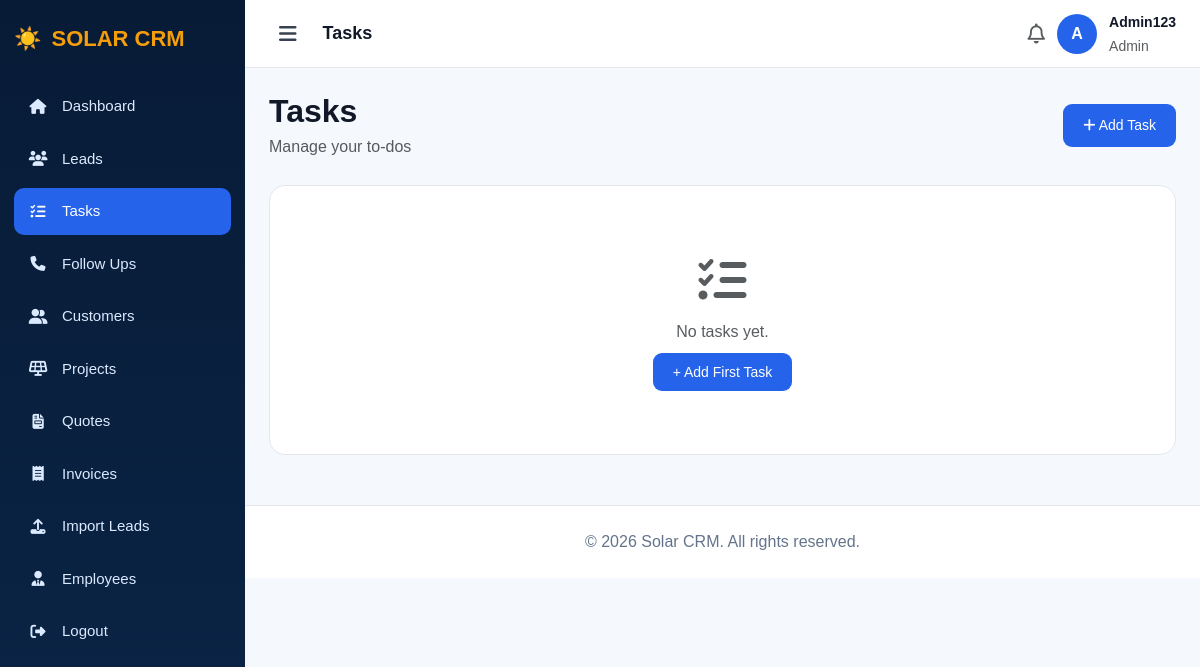
Before: /tasks/ (signed in) with the older database file.
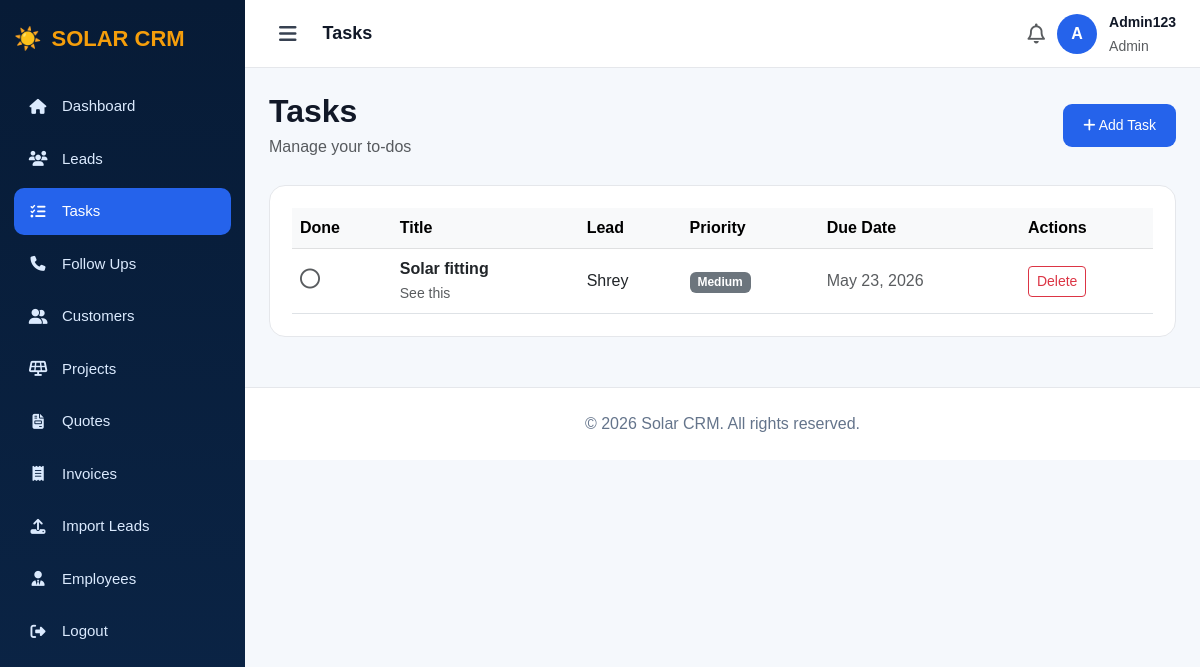
After: the same page with the newer database file.
### app/models.py (models this page shows, shortened)
class Task(models.Model):
    PRIORITY_CHOICES = [
        ('Low', 'Low'),
        ('Medium', 'Medium'),
        ('High', 'High'),
    ]
    title = models.CharField(max_length=200)
    description = models.TextField(blank=True, null=True)
    assigned_to = models.ForeignKey(User, on_delete=models.SET_NULL, null=True, blank=True)
    lead = models.ForeignKey(Lead, on_delete=models.SET_NULL, null=True, blank=True)
    priority = models.CharField(max_length=20, choices=PRIORITY_CHOICES, default='Medium')
    due_date = models.DateField(null=True, blank=True)
    completed = models.BooleanField(default=False)
    created_at = models.DateTimeField(auto_now_add=True)

class Lead(models.Model):
    STATUS_CHOICES = [
        ('New', 'New'),
        ('Contacted', 'Contacted'),
        ('Qualified', 'Qualified'),
        ('Proposal', 'Proposal'),
        ('Won', 'Won'),
        ('Lost', 'Lost'),
    ]
    name = models.CharField(max_length=100)
    email = models.EmailField()
    phone = models.CharField(max_length=15)
    description = models.TextField(blank=True, null=True)
    status = models.CharField(max_length=50, choices=STATUS_CHOICES, default='New')
    budget = models.DecimalField(max_digits=12, decimal_places=2, default=0)
    created_at = models.DateTimeField(auto_now_add=True)
    assigned_to = models.ForeignKey(User, on_delete=models.SET_NULL, null=True, blank=True, related_name='assigned_leads')

### app/views.py (the view)
# urls.py: path('tasks/', views.tasks, name='tasks'),
@login_required
def tasks(request):
    if request.user.is_superuser:
        tasks = Task.objects.all().order_by('-created_at')
    else:
        tasks = Task.objects.filter(assigned_to=request.user).order_by('-created_at')
    return render(request, 'tasks.html', {'tasks': tasks})

### app/templates/tasks.html (shortened to what this page needs)
<!DOCTYPE html>
<html>
<head>
    <link href="https://cdn.jsdelivr.net/npm/bootstrap@5.3.0/dist/css/bootstrap.min.css" rel="stylesheet">
    <link href="https://cdnjs.cloudflare.com/ajax/libs/font-awesome/6.5.1/css/all.min.css" rel="stylesheet">
    <link rel="stylesheet" href="https://cdn.datatables.net/1.13.6/css/dataTables.bootstrap5.min.css">
<link rel="stylesheet" href="https://cdn.datatables.net/buttons/2.4.1/css/buttons.bootstrap5.min.css">
</head>
<body>
<div class="sidebar" id="sidebar">
    <div class="brand">☀️ <span class="brand-text"><span>SOLAR</span> CRM</span></div>
   <div class="menu">
        <a href="/dashboard/"><i class="fa-solid fa-house"></i><span class="menu-label">Dashboard</span></a>
        <a href="/leads/"><i class="fa-solid fa-users"></i><span class="menu-label">Leads</span></a>
        <a href="/tasks/" class="active"><i class="fa-solid fa-list-check"></i><span class="menu-label">Tasks</span></a>
        <a href="/followups/"><i class="fa-solid fa-phone"></i><span class="menu-label">Follow Ups</span></a>
        {% if request.user.is_superuser %}
        <a href="/customers/"><i class="fa-solid fa-user-group"></i><span class="menu-label">Customers</span></a>
        <a href="/projects/"><i class="fa-solid fa-solar-panel"></i><span class="menu-label">Projects</span></a>
        <a href="/quotes/"><i class="fa-solid fa-file-invoice"></i><span class="menu-label">Quotes</span></a>
        <a href="/invoices/"><i class="fa-solid fa-receipt"></i><span class="menu-label">Invoices</span></a>
        <a href="/import/"><i class="fa-solid fa-upload"></i><span class="menu-label">Import Leads</span></a>
        <a href="/employees/"><i class="fa-solid fa-user-tie"></i><span class="menu-label">Employees</span></a>
        {% endif %}
        <a href="/logout/"><i class="fa-solid fa-right-from-bracket"></i><span class="menu-label">Logout</span></a>
    </div>
</div>
<div class="main" id="main">
    <div class="topbar">
        <div class="d-flex align-items-center gap-3">
            <button class="hamburger" onclick="toggleSidebar()"><i class="fa-solid fa-bars"></i></button>
            <strong style="font-size:18px;">Tasks</strong>
        </div>
        <div class="admin-box">
            <i class="fa-regular fa-bell fs-5 text-muted"></i>
            <div class="avatar">{{ request.user.username|slice:":1"|upper }}</div>
            <div><strong style="font-size:14px;">{{ request.user.username }}</strong><br><small class="text-muted">Admin</small></div>
        </div>
    </div>
    <div class="content">
        <div class="page-header">
            <div><h2>Tasks</h2><p class="text-muted mb-0">Manage your to-dos</p></div>
            <a href="/tasks/add/" class="add-btn"><i class="fa-solid fa-plus"></i> Add Task</a>
        </div>
        <div class="panel">
            {% if tasks %}
            <div class="table-responsive">
                <table id="dataTable" class="table table-hover align-middle mb-0">
                    <thead class="table-light"><tr><th>Done</th><th>Title</th><th>Lead</th><th>Priority</th><th>Due Date</th><th>Actions</th></tr></thead>
                    <tbody>{% for t in tasks %}
                    <tr class="{% if t.completed %}table-secondary text-decoration-line-through{% endif %}">
                        <td><a href="/tasks/{{ t.id }}/toggle/">{% if t.completed %}<i class="fa-solid fa-circle-check text-success fs-5"></i>{% else %}<i class="fa-regular fa-circle text-muted fs-5"></i>{% endif %}</a></td>
                        <td><strong {% if t.completed %}style="text-decoration:line-through"{% endif %}>{{ t.title }}</strong><br><small class="text-muted">{{ t.description|truncatechars:50 }}</small></td>
                        <td>{{ t.lead.name|default:"—" }}</td>
                        <td><span class="badge bg-secondary">{{ t.priority }}</span></td>
                        <td class="text-muted">{{ t.due_date|default:"—" }}</td>
                       <td>
    {% if request.user.is_superuser %}
    <a href="/tasks/{{ t.id }}/delete/" class="btn btn-sm btn-outline-danger" onclick="return confirm('Delete?')">Delete</a>
    {% else %}
    <span class="text-muted">—</span>
    {% endif %}
</td>
                    </tr>{% endfor %}</tbody>
                </table>
            </div>
            {% else %}<div class="text-center py-5"><i class="fa-solid fa-list-check fa-3x text-muted mb-3"></i><p class="text-muted">No tasks yet.</p><a href="/tasks/add/" class="add-btn">+ Add First Task</a></div>{% endif %}
        </div>
    </div>
    <div class="footer">© 2026 Solar CRM. All rights reserved.</div>
</div>
</body>
</html>

### app/templates/tasks.html (style rules this page uses)
* { box-sizing: border-box; }
body { margin: 0; background: #f5f8fc; font-family: Arial, sans-serif; color: #111827; }
.sidebar { width: 245px; height: 100vh; position: fixed; left: 0; top: 0; background: linear-gradient(180deg, #071b36, #0b2547); color: white; padding: 22px 14px; overflow-y: auto; overflow-x: hidden; transition: width 0.3s ease; z-index: 1000; }
.brand { font-size: 22px; font-weight: 800; margin-bottom: 28px; display: flex; align-items: center; gap: 10px; white-space: nowrap; overflow: hidden; }
.brand span { color: #f59e0b; }
.menu a { display: flex; align-items: center; gap: 14px; padding: 12px 14px; margin-bottom: 6px; color: #dbeafe; text-decoration: none; border-radius: 10px; font-size: 15px; white-space: nowrap; overflow: hidden; transition: all 0.2s; }
.menu a i { flex-shrink: 0; width: 20px; text-align: center; }
.menu a.active, .menu a:hover { background: #2563eb; color: white; }
.main { margin-left: 245px; min-height: 100vh; transition: margin-left 0.3s ease; }
.topbar { height: 68px; background: white; border-bottom: 1px solid #e5e7eb; padding: 0 24px; display: flex; align-items: center; justify-content: space-between; position: sticky; top: 0; z-index: 999; }
.hamburger { cursor: pointer; font-size: 20px; color: #374151; background: none; border: none; padding: 6px 10px; border-radius: 8px; }
.admin-box { display: flex; align-items: center; gap: 12px; }
.avatar { width: 40px; height: 40px; border-radius: 50%; background: #2563eb; display: flex; align-items: center; justify-content: center; color: white; font-weight: bold; font-size: 16px; }
.content { padding: 24px; }
.page-header { display: flex; justify-content: space-between; align-items: center; margin-bottom: 26px; }
.page-header h2 { font-weight: 800; margin-bottom: 5px; }
.add-btn { background: #2563eb; color: white; border: none; padding: 11px 20px; border-radius: 9px; text-decoration: none; font-size: 14px; }
.panel { background: white; border: 1px solid #e5e7eb; border-radius: 16px; padding: 22px; }
.footer { text-align: center; padding: 24px; color: #64748b; border-top: 1px solid #e5e7eb; background: white; margin-top: 26px; }

Changed rows visible on the page:
added Task: completed False (drawn), title "Solar fitting", description "See this", lead.name "Shrey", priority "Medium", due_date "May 23, 2026"
Other visible differences:
text no longer shown: "No tasks yet. + Add First Task"
text now shown: "Done Title Lead Priority Due Date Actions"
